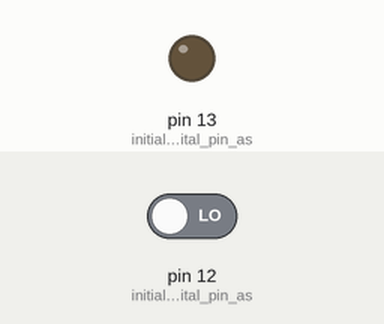
The sketch below on a simulated Arduino Uno, built with avr-gcc and run on an emulated ATmega328P. Parts: output pins drawn as LEDs (lit = HIGH). The test bench sets the inputs (shaded band); at power-on: pin 12 (initialize_digital_pin_as) LOW.

Above: at 1.2 s.
1.3 s: pin 12 (initialize_digital_pin_as) driven HIGH
At 2.5 s:
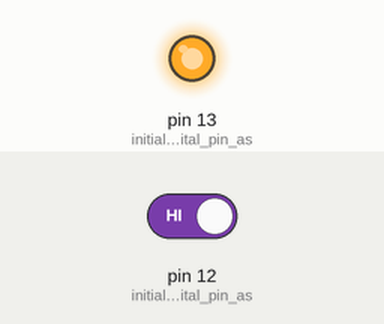
2.8 s: pin 12 (initialize_digital_pin_as) driven LOW
At 3.6 s:
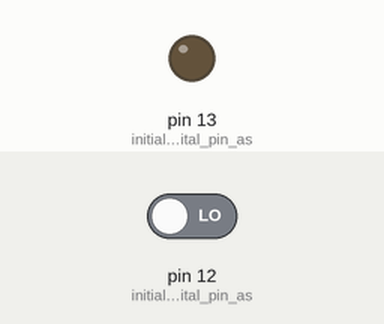
Timing chart, 0 to 5.8 s (numbered marks = the images above; inputs shaded):
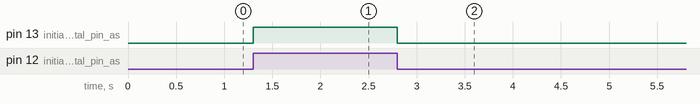

The sketch:

PIR+GPIO12.ino
```cpp
/*
 * Meteo-v3
 * PIR example
 * The PIR module is connected to GPIO12 and 3.3V and GND.
 * If the sensor is active, the LED (GPIO13) on board is switched on.
 *
 * made by chiptron.cz (2019)
 *
 * czech website www.chiptron.cz
 * english website www.time4ee.com
 *
 * Based on example from arduino.cc
*/

  int val = 0;

// the setup function runs once when you disconnect DTR pin or power the board
void setup() {

  pinMode(12, INPUT);   // initialize digital pin as an input
  pinMode(13, OUTPUT);  // initialize digital pin as an output

}

// the loop function runs over and over again forever
void loop() {

  val = digitalRead(12);   // read the input pin
  digitalWrite(13, val);  // sets the LED to the button's value
}
```

Measured:
- after the input at 1.3 s, pin 13 (initialize_digital_pin_as): LOW → HIGH at once
- after the input at 2.8 s, pin 13 (initialize_digital_pin_as): HIGH → LOW at once
